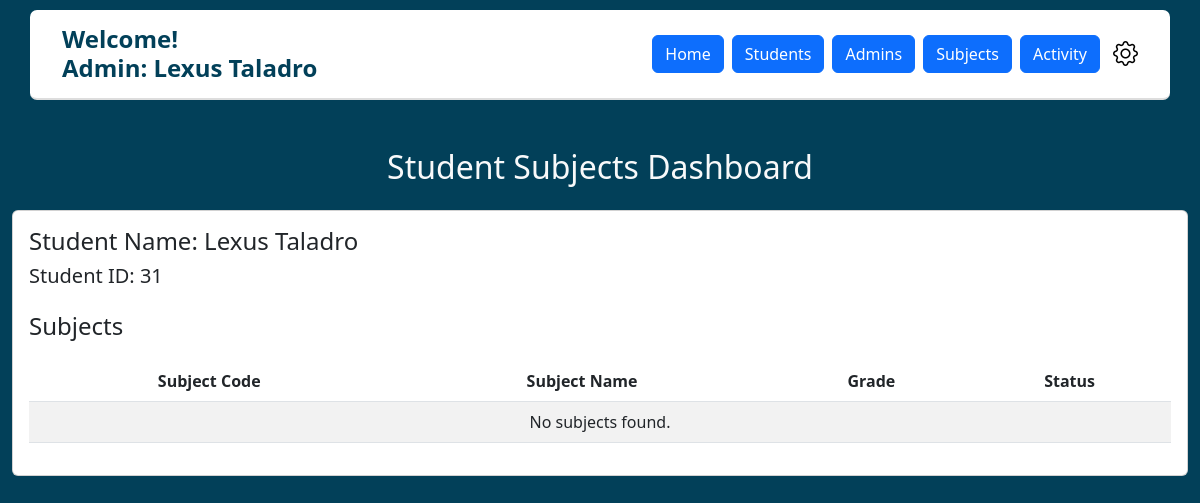
The app's page /subjectsStudent_tab.php?user_id=31 (signed in) with its own data.
### tables this page shows
CREATE TABLE `users` (
  `user_id` int(5) NOT NULL,
  `first_name` varchar(250) NOT NULL,
  `last_name` varchar(250) NOT NULL,
  `mobile_number` varchar(11) NOT NULL,
  `email` varchar(100) NOT NULL,
  `password` varchar(100) NOT NULL,
  `role` enum('Admin','Student') NOT NULL,
  `otp` varchar(6) DEFAULT NULL,
  `otp_expiry` datetime DEFAULT NULL,
  `is_verified` tinyint(1) DEFAULT 1,
  `otp_enabled` tinyint(1) DEFAULT 0
);

### subjectsStudent_tab.php (the view, shortened to what this page needs)
<?php
include ('base.php');
$user_id = $_GET['user_id'];
$query = "SELECT user_id, first_name, mobile_number, last_name, email, password FROM users where user_id=$user_id";
$studentresult = $conn->query($query);
$query = "SELECT * FROM grades
          JOIN users ON users.user_id = grades.user_id
          JOIN subject ON subject.subjectid = grades.subject_id
          WHERE users.user_id = $user_id";
$subjectresult = $conn->query($query);
?>
<body style="background-color: #024059;">
    <div class="container mt-5">
        <h2 class="text-center text-light">Student Subjects Dashboard</h2>
        <div class="card mt-4">
            <div class="card-body">
                <h4>Student Name: <span id="studentName"><?php
                    $studentrow = $studentresult->fetch_assoc();
                    echo $studentrow['first_name'] . " " . $studentrow['last_name'];
                ?></span></h4>
                <h5>Student ID: <span id="studentID"><?php
                    echo $studentrow['user_id'];
                ?></span></h5>
                <h4 class="mt-4">Subjects</h4>
                <table class="table table-striped text-center">
                    <thead>
                        <tr>
                            <th>Subject Code</th>
                            <th>Subject Name</th>
                            <th>Grade</th>
                            <th>Status</th>
                        </tr>
                    </thead>
                    <tbody>
                        <?php if ($subjectresult->num_rows > 0): ?>
                            <?php while ($row = $subjectresult->fetch_assoc()): ?>
                                <?php $status = "";
                                    if ($row["grades"] < 1) {
                                        $status = "";
                                    }
                                    else if ($row['grades'] <= 3) {
                                        $status = "<p style='color: green;'>passed</p>";
                                    }
                                    else if ($row['grades'] <= 4) {
                                        $status = "<p style='color: #FFA500;'>incomplete</p>";
                                    }
                                    else {
                                        $status = "<p style='color: red;'>failed</p>";
                                } ?>
                                 <?php $grade = "";
                                    if ($row["grades"] < 1) {
                                        $grade = "No-grade";
                                    }
                                    else {
                                        $grade = $row['grades'];
                                    } ?>
                                <tr>
                                    <td><?php echo htmlspecialchars($row['subjectID']); ?></td>
                                    <td><?php echo htmlspecialchars($row['name']); ?></td>
                                    <td><?php echo htmlspecialchars($grade); ?></td>
                                    <td><?php echo ($status); ?></td>
                                </tr>
                            <?php endwhile; ?>
                        <?php else: ?>
                            <tr>
                                <td colspan="4" class="text-center">No subjects found.</td>
                            </tr>
                        <?php endif; ?>
                    </tbody>
                </table>
            </div>
        </div>
    </div>
</body>
</html>

### records on screen
users: first_name "Lexus", last_name "Taladro", user_id "31"

### other values on screen
$user_role "Admin"
$user_first "Lexus"
$user_last "Taladro"
